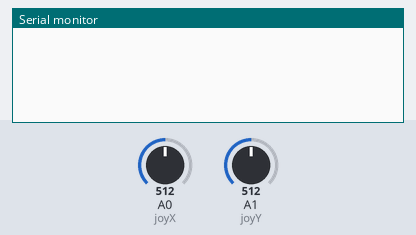
This sketch was run on a simulated Arduino Uno, built with avr-gcc and run on an emulated ATmega328P. Shown: the last lines printed to the serial monitor. Inputs (shaded band) come from the test bench; at power-on: A0 (joyX) = 512, A1 (joyY) = 512. No radio packets arrive unless stated.

Above: at 1.2 s.
1.3 s: A0 (joyX) set to 11
2.8 s: A0 (joyX) set to 8
At 3.5 s:
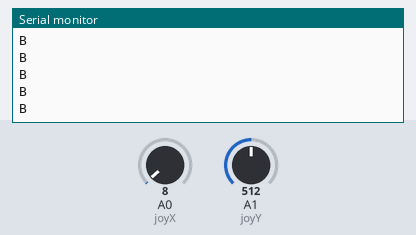
4.7 s: A1 (joyY) set to 11
6.2 s: A1 (joyY) set to 8
At 7.3 s:
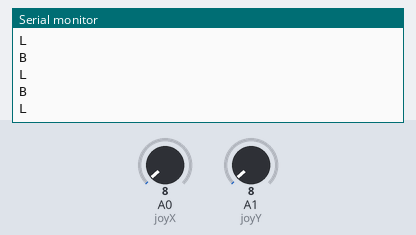

The sketch:

joystick.ino
```cpp
#include <SPI.h>
#include <nRF24L01.h>
#include <RF24.h>

RF24 radio(6, 7); // CE, CSN

const int joystickXPin = A0;
const int joystickYPin = A1;

int xValue;
int yValue;

int joystickXValue;
int joystickYValue;
#define joyX A0

#define joyY A1

void setup() {
  Serial.begin(9600);
  radio.begin();
  radio.setPALevel(RF24_PA_LOW);
  const byte address[6] = "10110"; // Address for communication
  radio.openWritingPipe(address);
}

void loop() {
int data=0;

xValue = analogRead(joyX);
  yValue = analogRead(joyY);
  if(xValue == 1023 && yValue < 600){
    Serial.println("F");
    data = 1;
      radio.write(&data, sizeof(data));

  }
  if(xValue <10 && yValue < 600){
    Serial.println("B");
    data =4;
      radio.write(&data, sizeof(data));

  }
  if(xValue <600 && yValue ==1023){
    Serial.println("R");
      data=3;

      radio.write(&data, sizeof(data));
  }
  if(xValue <600 && yValue < 10){
    Serial.println("L");
      data =2;

      radio.write(&data, sizeof(data));
  }
  if (xValue >= 525 && xValue <= 532 && yValue >= 525 && yValue <= 532) {
    Serial.println("S");
    data = 5;

    radio.write(&data, sizeof(data));
  }

  //Serial.println(data[0]);

 // Adjust as needed
}
```

Measured:
- the behaviour switches between 10 and 9 on A0 (joyX) (found by bisection; images 0 and 1)
- the behaviour switches between 10 and 9 on A1 (joyY) (found by bisection; images 1 and 2)
- after the input at 2.8 s, the serial monitor: prints a new line at once (image 1)
- after the input at 6.2 s, the serial monitor: prints a new line after 0.07 s (image 2)
